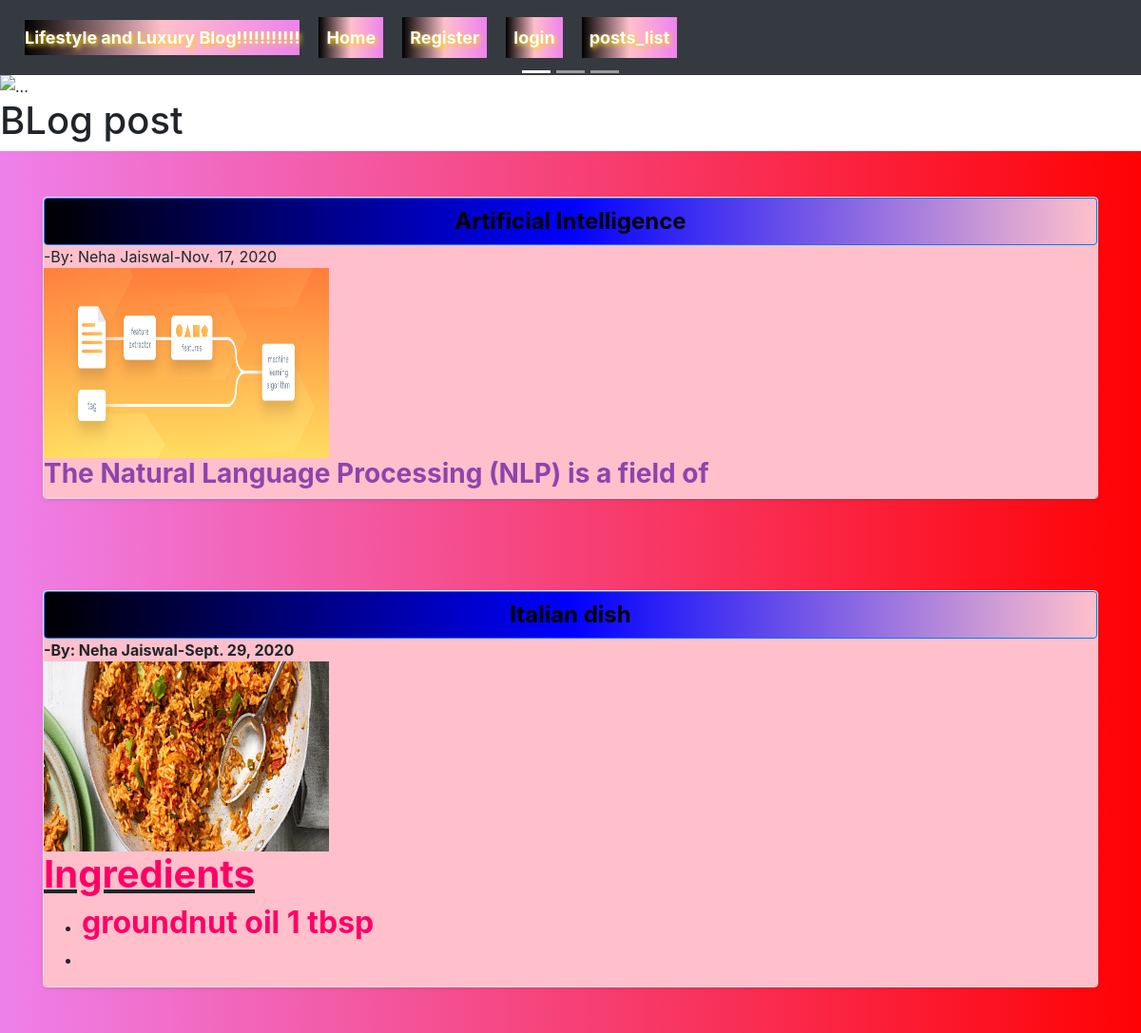
Page /post-list on the committed database.
### home/models.py (models this page shows, shortened)
class Post(models.Model):
    title=models.CharField(max_length=255)
    header_image=models.ImageField(null=True,blank=True,upload_to="images/")
    title_tag=models.CharField(max_length=255)
    author=models.ForeignKey(User,on_delete=models.CASCADE)
    body=RichTextField(blank=True,null=True)
    post_date_field=models.DateField(auto_now_add=True)

### home/views.py (the view)
# urls.py: path("post-list",PostView.as_view(),name="post_list"),
class PostView(ListView):
    model=Post
    template_name='home/post_list.html'
    ordering=['-id']

### home/templates/home/post_list.html (shortened to what this page needs)
{% extends 'base.html' %}
{% load static %}
{% block body  %}
<div id="carouselExampleIndicators" class="carousel slide" data-ride="carousel">
  <ol class="carousel-indicators">
    <li data-target="#carouselExampleIndicators" data-slide-to="0" class="active"></li>
    <li data-target="#carouselExampleIndicators" data-slide-to="1"></li>
    <li data-target="#carouselExampleIndicators" data-slide-to="2"></li>
  </ol>
  <div class="carousel-inner">
    <div class="carousel-item active">
      <img src="https://source.unsplash.com/1600x900/?chocolate,cupcake" class="d-block w-100" alt="...">
    </div>
  </div>
  <a class="carousel-control-prev" href="#carouselExampleIndicators" role="button" data-slide="prev">
    <span class="carousel-control-prev-icon" aria-hidden="true"></span>
  </a>
  <a class="carousel-control-next" href="#carouselExampleIndicators" role="button" data-slide="next">
    <span class="carousel-control-next-icon" aria-hidden="true"></span>
  </a>
</div>
<h1>BLog post</h1>
{% for post in object_list %}
<div class="row mb-8" style="background:linear-gradient(270deg,red,violet);" >
<div class="container row-md-8" >
<div class="row no-gutters border rounded overflow-hidden flex-md-row my-5 shadow-sm h-md-450 position-relative">
 <div class="col p-10 d-flex flex-column position-static" style="background-color:pink;">
    <a href="{% url 'post_detail' post.pk %}" role="button" class="btn btn-primary" style="background:linear-gradient(90deg,black,blue,pink); color:black; font-weight: bold; font-size: 150%;"> {{post.title}}</a>-By: Neha Jaiswal-{{post.post_date_field}}
    <br/>
    {% if post.header_image %}
      <img src="{{post.header_image.url  }}" width=300 height=200 >
{% endif %}
    {{post.body|slice:":200"|safe}}
    </div>
</div>
 </div>
</div>
{% endfor %}
{% endblock body  %}

### rows in the picture
Post: title "Artificial Intelligence", post_date_field "Nov. 17, 2020", header_image (picture), body "The Natural Language Processing (NLP) is a field of"
Post: title "Italian dish", post_date_field "Sept. 29, 2020", header_image (picture), body "Ingredients groundnut oil 1 tbsp"
